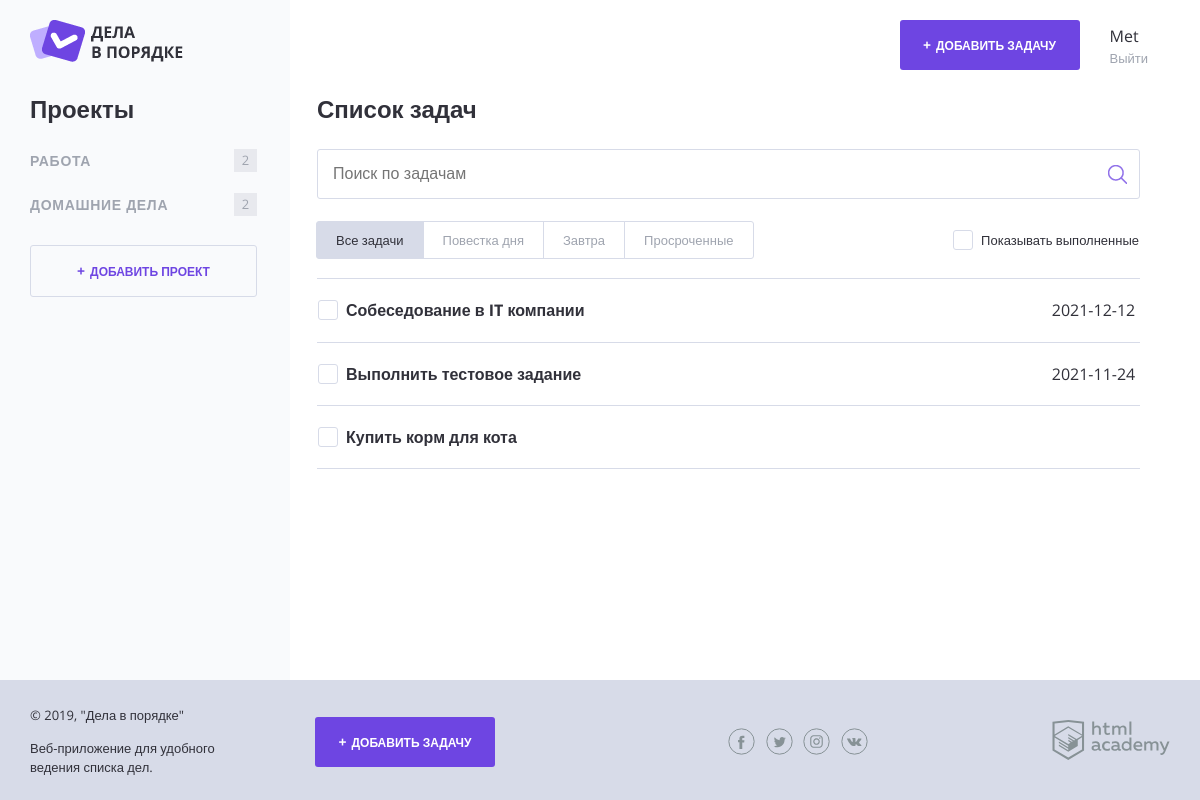
/index.php (signed in), run on the app's committed database.
### tables this page shows
CREATE TABLE project (
  id INT UNSIGNED AUTO_INCREMENT PRIMARY KEY,
  name VARCHAR(128) NOT NULL,
  user_id INT UNSIGNED NOT NULL
);

CREATE TABLE task (
  id INT UNSIGNED AUTO_INCREMENT PRIMARY KEY,
  dt_add DATETIME DEFAULT CURRENT_TIMESTAMP,
  status BOOL DEFAULT 0,
  title VARCHAR(128) NOT NULL,
  file VARCHAR(255),
  dt_completion DATE DEFAULT NULL,
  user_id INT UNSIGNED NOT NULL,
  project_id INT UNSIGNED NOT NULL
);

### helpers.php (called while the page is built, shortened)
<?php
function include_template($name, array $data = [])
{
    $name = 'templates/' . $name;
    extract($data);
    require $name;
    $result = ob_get_clean();
    return $result;
}

### functions.php (called while the page is built, shortened)
<?php
function task_count($tasks, $project_id)
{
    $task_count = 0;
    foreach ($tasks as $task) {
        if ($task['project_id'] == $project_id) {
            $task_count++;
        }
    }
    return $task_count;
}
function check_time_completed($date)
{
    $dt_completion = date_create($date);
    $dt_now = date_create();
    $diff = date_diff($dt_completion, $dt_now);
    $days = $diff->format("%d");
    return !$days;
}
function get_user_projects($con, $user_id)
{
    $sql_projects = 'SELECT * FROM project WHERE user_id = ' . $user_id;
    $result = mysqli_query($con, $sql_projects);
    return mysqli_fetch_all($result, MYSQLI_ASSOC);
}
function get_user_tasks($con, $user_id)
{
    $sql_tasks = 'SELECT * FROM task WHERE user_id = ' . $user_id;
    $result = mysqli_query($con, $sql_tasks);
    return mysqli_fetch_all($result, MYSQLI_ASSOC);
}

### templates/main.php (the view, shortened to what this page needs)
<div class="content">
    <section class="content__side">
        <h2 class="content__side-heading">Проекты</h2>
        <nav class="main-navigation">
            <ul class="main-navigation__list">
                <?php foreach ($projects as $project): ?>
                <li class="main-navigation__list-item <?= $project_id === $project['id'] ? 'main-navigation__list-item--active' : '' ?>">
                    <a class="main-navigation__list-item-link" href="
                                ?project_id=<?=$project['id']?>"><?= htmlspecialchars($project['name']) ?></a>
                    <span class="main-navigation__list-item-count"><?= task_count($all_tasks, $project['id']) ?>
                    </span>
                </li>
            <?php endforeach; ?>
            </ul>
        </nav>
        <a class="button button--transparent button--plus content__side-button"
           href="project.php" target="project_add">Добавить проект</a>
    </section>
    <main class="content__main">
        <h2 class="content__main-heading">Список задач</h2>
        <form class="search-form" action="index.php" method="get" autocomplete="off">
            <input class="search-form__input" type="text" name="search" value="" placeholder="Поиск по задачам">
            <input class="search-form__submit" type="submit" name="search_submit" value="Искать">
        </form>
        <div class="tasks-controls">
            <nav class="tasks-switch">
                <a href="/index.php?filter=all" class="tasks-switch__item <?= $filter == '' || $filter == 'all' ? 'tasks-switch__item--active' : '' ?> ">Все задачи</a>
                <a href="/index.php?filter=today" class="tasks-switch__item <?= $filter == 'today' ? 'tasks-switch__item--active' : '' ?> ">Повестка дня</a>
                <a href="/index.php?filter=tomorrow" class="tasks-switch__item <?= $filter == 'tomorrow' ? 'tasks-switch__item--active' : '' ?>">Завтра</a>
                <a href="/index.php?filter=expired" class="tasks-switch__item <?= $filter == 'expired' ? 'tasks-switch__item--active' : '' ?>">Просроченные</a>
            </nav>
            <label class="checkbox">
                <span class="checkbox__text">Показывать выполненные</span>
            </label>
        </div>
        <table class="tasks">
            <?php foreach ($project_tasks as $key => $task): ?>
            <?php if ($task['status'] and !$show_complete_tasks) {
    continue;
} ?>
                <tr class="tasks__item <?=$task['status'] ? 'task--completed' : ''?> <?= (check_time_completed($task['dt_completion']) and ! $task['status'] and $task['dt_completion']) ? 'task--important' : '' ?>">
                    <td class="task__select">
                        <label class="checkbox task__checkbox">
                            <span class="checkbox__text"><?= htmlspecialchars($task['title']) ?></span>
                        </label>
                    </td>
                    <td class="task__file">
                    </td>
                    <td class="task__date"><?= htmlspecialchars($task['dt_completion']) ?></td>
                </tr>
            <?php endforeach; ?>
        </table>
    </main>
</div>

### templates/layout.php (shortened to what this page needs)
<!DOCTYPE html>
<html lang="ru">
<head>
    <link rel="stylesheet" href="css/normalize.css">
    <link rel="stylesheet" href="css/style.css">
    <link rel="stylesheet" href="css/flatpickr.min.css">
</head>
<body>
<div class="page-wrapper">
    <div class="container container--with-sidebar">
        <header class="main-header">
            <a href="/">
                <img src="img/logo.png" width="153" height="42" alt="Логотип Дела в порядке">
            </a>
            <div class="main-header__side">
                <?php if (isset($_SESSION['user'])) : ?>
                    <a class="main-header__side-item button button--plus open-modal" href="add.php">Добавить задачу</a>
                    <div class="main-header__side-item user-menu">
                        <div class="user-menu__data">
                            <p><?= htmlspecialchars($_SESSION['user']['name']) ?></p>
                            <a href="logout.php">Выйти</a>
                        </div>
                    </div>
                <?php else: ?>
                    <a class="main-header__side-item button button--transparent" href="login.php">Войти</a>
                <?php endif; ?>
            </div>
        </header>
        <?= $content; ?>
    </div>
</div>
<footer class="main-footer">
    <div class="container">
        <div class="main-footer__copyright">
            <p>© 2019, "Дела в порядке"</p>
            <p>Веб-приложение для удобного ведения списка дел.</p>
        </div>
        <?php if (isset($_SESSION['user'])): ?>
            <a class="main-footer__button button button--plus" href="add.php">Добавить задачу</a>
        <?php endif; ?>
        <div class="main-footer__social social">
            <a class="social__link social__link--facebook" href="#">
            </a>
            <a class="social__link social__link--twitter" href="#">
            </a>
            <a class="social__link social__link--instagram" href="#">
            </a>
            <a class="social__link social__link--vkontakte" href="#">
            </a>
        </div>
        <div class="main-footer__developed-by">
            <a href="https://htmlacademy.ru/intensive/php">
                <img src="img/htmlacademy.svg" alt="HTML Academy" width="118" height="40">
            </a>
        </div>
    </div>
</footer>
</body>
</html>

### index.php (shortened to what this page needs)
<?php
require_once('connection.php');
require_once('helpers.php');
require_once('functions.php');
$show_complete_tasks = 0;
$title = "Дела в порядке";
$user_id = $_SESSION['user']['id'] ?? '';
$filter = filter_input(INPUT_GET, 'filter');
$project_id = filter_input(INPUT_GET, 'project_id', FILTER_SANITIZE_NUMBER_INT);
$error = '';
if (empty($user_id)) {
    $content = include_template('guest.php');
    $layout_content = include_template('layout-guest.php', [
    'content' => $content,
    ]);
} else {
    $projects = get_user_projects($con, $user_id);
    $all_tasks = get_user_tasks($con, $user_id);
    if ($project_id) {
        $project_tasks = get_task_project($con, $user_id, $project_id);
    } else {
        $project_tasks = $all_tasks;
    }
    $content = include_template('main.php', [
    'projects' => $projects,
    'all_tasks' => $all_tasks,
    'project_tasks' => $project_tasks,
    'show_complete_tasks' => $show_complete_tasks,
    'project_id' => $project_id,
    'error' => $error,
    'filter' => $filter,
]);
    $layout_content = include_template('layout.php', [
    'content' => $content,
    'title' => $title,
]);
}
print($layout_content);

### data on the page
project: name "РАБОТА", id "2"
project: name "ДОМАШНИЕ ДЕЛА", id "2"
task: title "Собеседование в IT компании", dt_completion "2021-12-12"
task: title "Выполнить тестовое задание", dt_completion "2021-11-24"
task: title "Купить корм для кота"

### other printed values
$_SESSION['user']['name'] "Met"
